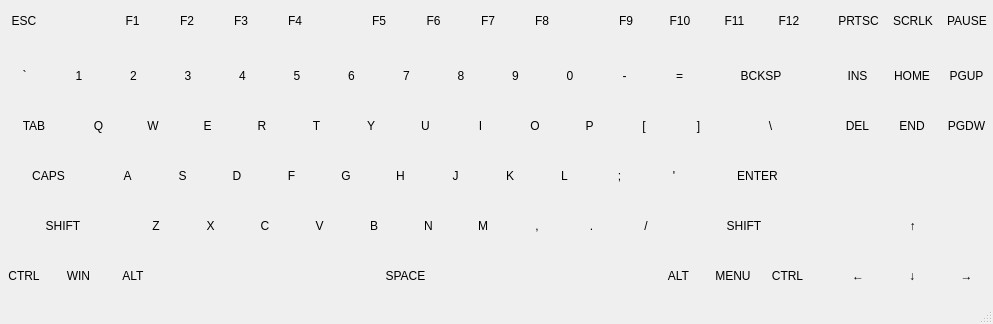
<?xml version="1.0" encoding="UTF-8"?>
<ui version="4.0">
 <class>MainWindow</class>
 <widget class="QMainWindow" name="MainWindow">
  <property name="geometry">
   <rect>
    <x>0</x>
    <y>0</y>
    <width>993</width>
    <height>324</height>
   </rect>
  </property>
  <property name="minimumSize">
   <size>
    <width>993</width>
    <height>324</height>
   </size>
  </property>
  <property name="maximumSize">
   <size>
    <width>993</width>
    <height>324</height>
   </size>
  </property>
  <property name="windowTitle">
   <string>Keyboard Tester</string>
  </property>
  <widget class="QWidget" name="centralwidget">
   <widget class="QWidget" name="horizontalLayoutWidget">
    <property name="geometry">
     <rect>
      <x>0</x>
      <y>0</y>
      <width>991</width>
      <height>41</height>
     </rect>
    </property>
    <layout class="QGridLayout" name="gridLayout" columnstretch="10,10,10,10,10,10,5,10,10,10,10,5,10,10,10,10,2,10,10,10">
     <item row="0" column="17">
      <widget class="QLabel" name="btnPRTSC">
       <property name="text">
        <string>PRTSC</string>
       </property>
       <property name="alignment">
        <set>Qt::AlignmentFlag::AlignCenter</set>
       </property>
      </widget>
     </item>
     <item row="0" column="1">
      <widget class="QLabel" name="spacer3">
       <property name="text">
        <string/>
       </property>
      </widget>
     </item>
     <item row="0" column="10">
      <widget class="QLabel" name="btnF8">
       <property name="text">
        <string>F8</string>
       </property>
       <property name="alignment">
        <set>Qt::AlignmentFlag::AlignCenter</set>
       </property>
      </widget>
     </item>
     <item row="0" column="15">
      <widget class="QLabel" name="btnF12">
       <property name="text">
        <string>F12</string>
       </property>
       <property name="alignment">
        <set>Qt::AlignmentFlag::AlignCenter</set>
       </property>
      </widget>
     </item>
     <item row="0" column="3">
      <widget class="QLabel" name="btnF2">
       <property name="text">
        <string>F2</string>
       </property>
       <property name="alignment">
        <set>Qt::AlignmentFlag::AlignCenter</set>
       </property>
      </widget>
     </item>
     <item row="0" column="8">
      <widget class="QLabel" name="btnF6">
       <property name="text">
        <string>F6</string>
       </property>
       <property name="alignment">
        <set>Qt::AlignmentFlag::AlignCenter</set>
       </property>
      </widget>
     </item>
     <item row="0" column="19">
      <widget class="QLabel" name="btnPAUSE">
       <property name="text">
        <string>PAUSE</string>
       </property>
       <property name="alignment">
        <set>Qt::AlignmentFlag::AlignCenter</set>
       </property>
      </widget>
     </item>
     <item row="0" column="6">
      <widget class="QLabel" name="spacer4">
       <property name="text">
        <string/>
       </property>
      </widget>
     </item>
     <item row="0" column="7">
      <widget class="QLabel" name="btnF5">
       <property name="text">
        <string>F5</string>
       </property>
       <property name="alignment">
        <set>Qt::AlignmentFlag::AlignCenter</set>
       </property>
      </widget>
     </item>
     <item row="0" column="5">
      <widget class="QLabel" name="btnF4">
       <property name="text">
        <string>F4</string>
       </property>
       <property name="alignment">
        <set>Qt::AlignmentFlag::AlignCenter</set>
       </property>
      </widget>
     </item>
     <item row="0" column="2">
      <widget class="QLabel" name="btnF1">
       <property name="text">
        <string>F1</string>
       </property>
       <property name="alignment">
        <set>Qt::AlignmentFlag::AlignCenter</set>
       </property>
      </widget>
     </item>
     <item row="0" column="9">
      <widget class="QLabel" name="btnF7">
       <property name="text">
        <string>F7</string>
       </property>
       <property name="alignment">
        <set>Qt::AlignmentFlag::AlignCenter</set>
       </property>
      </widget>
     </item>
     <item row="0" column="12">
      <widget class="QLabel" name="btnF9">
       <property name="text">
        <string>F9</string>
       </property>
       <property name="alignment">
        <set>Qt::AlignmentFlag::AlignCenter</set>
       </property>
      </widget>
     </item>
     <item row="0" column="4">
      <widget class="QLabel" name="btnF3">
       <property name="text">
        <string>F3</string>
       </property>
       <property name="alignment">
        <set>Qt::AlignmentFlag::AlignCenter</set>
       </property>
      </widget>
     </item>
     <item row="0" column="0">
      <widget class="QLabel" name="btnESC">
       <property name="text">
        <string>ESC</string>
       </property>
       <property name="alignment">
        <set>Qt::AlignmentFlag::AlignCenter</set>
       </property>
      </widget>
     </item>
     <item row="0" column="13">
      <widget class="QLabel" name="btnF10">
       <property name="text">
        <string>F10</string>
       </property>
       <property name="alignment">
        <set>Qt::AlignmentFlag::AlignCenter</set>
       </property>
      </widget>
     </item>
     <item row="0" column="18">
      <widget class="QLabel" name="btnSCRLK">
       <property name="text">
        <string>SCRLK</string>
       </property>
       <property name="alignment">
        <set>Qt::AlignmentFlag::AlignCenter</set>
       </property>
      </widget>
     </item>
     <item row="0" column="11">
      <widget class="QLabel" name="spacer1">
       <property name="text">
        <string/>
       </property>
      </widget>
     </item>
     <item row="0" column="14">
      <widget class="QLabel" name="btnF11">
       <property name="text">
        <string>F11</string>
       </property>
       <property name="alignment">
        <set>Qt::AlignmentFlag::AlignCenter</set>
       </property>
      </widget>
     </item>
     <item row="0" column="16">
      <widget class="QLabel" name="spacer2">
       <property name="text">
        <string/>
       </property>
      </widget>
     </item>
    </layout>
   </widget>
   <widget class="QWidget" name="horizontalLayoutWidget_2">
    <property name="geometry">
     <rect>
      <x>0</x>
      <y>50</y>
      <width>991</width>
      <height>51</height>
     </rect>
    </property>
    <layout class="QGridLayout" name="gridLayout_2" columnstretch="10,10,10,10,10,10,10,10,10,10,10,10,10,21,2,10,10,10">
     <item row="0" column="1">
      <widget class="QLabel" name="btn1">
       <property name="text">
        <string>1</string>
       </property>
       <property name="alignment">
        <set>Qt::AlignmentFlag::AlignCenter</set>
       </property>
      </widget>
     </item>
     <item row="0" column="3">
      <widget class="QLabel" name="btn3">
       <property name="text">
        <string>3</string>
       </property>
       <property name="alignment">
        <set>Qt::AlignmentFlag::AlignCenter</set>
       </property>
      </widget>
     </item>
     <item row="0" column="12">
      <widget class="QLabel" name="btnEQUAL">
       <property name="text">
        <string>=</string>
       </property>
       <property name="alignment">
        <set>Qt::AlignmentFlag::AlignCenter</set>
       </property>
      </widget>
     </item>
     <item row="0" column="2">
      <widget class="QLabel" name="btn2">
       <property name="text">
        <string>2</string>
       </property>
       <property name="alignment">
        <set>Qt::AlignmentFlag::AlignCenter</set>
       </property>
      </widget>
     </item>
     <item row="0" column="7">
      <widget class="QLabel" name="btn7">
       <property name="text">
        <string>7</string>
       </property>
       <property name="alignment">
        <set>Qt::AlignmentFlag::AlignCenter</set>
       </property>
      </widget>
     </item>
     <item row="0" column="13">
      <widget class="QLabel" name="btnBACKSP">
       <property name="text">
        <string>BCKSP</string>
       </property>
       <property name="alignment">
        <set>Qt::AlignmentFlag::AlignCenter</set>
       </property>
      </widget>
     </item>
     <item row="0" column="0">
      <widget class="QLabel" name="btnBACKQUOTE">
       <property name="text">
        <string>`</string>
       </property>
       <property name="alignment">
        <set>Qt::AlignmentFlag::AlignCenter</set>
       </property>
      </widget>
     </item>
     <item row="0" column="11">
      <widget class="QLabel" name="btnMIN">
       <property name="text">
        <string>-</string>
       </property>
       <property name="alignment">
        <set>Qt::AlignmentFlag::AlignCenter</set>
       </property>
      </widget>
     </item>
     <item row="0" column="9">
      <widget class="QLabel" name="btn9">
       <property name="text">
        <string>9</string>
       </property>
       <property name="alignment">
        <set>Qt::AlignmentFlag::AlignCenter</set>
       </property>
      </widget>
     </item>
     <item row="0" column="4">
      <widget class="QLabel" name="btn4">
       <property name="text">
        <string>4</string>
       </property>
       <property name="alignment">
        <set>Qt::AlignmentFlag::AlignCenter</set>
       </property>
      </widget>
     </item>
     <item row="0" column="16">
      <widget class="QLabel" name="btnHOME">
       <property name="text">
        <string>HOME</string>
       </property>
       <property name="alignment">
        <set>Qt::AlignmentFlag::AlignCenter</set>
       </property>
      </widget>
     </item>
     <item row="0" column="17">
      <widget class="QLabel" name="btnPGUP">
       <property name="text">
        <string>PGUP</string>
       </property>
       <property name="alignment">
        <set>Qt::AlignmentFlag::AlignCenter</set>
       </property>
      </widget>
     </item>
     <item row="0" column="15">
      <widget class="QLabel" name="btnINS">
       <property name="text">
        <string>INS</string>
       </property>
       <property name="alignment">
        <set>Qt::AlignmentFlag::AlignCenter</set>
       </property>
      </widget>
     </item>
     <item row="0" column="5">
      <widget class="QLabel" name="btn5">
       <property name="text">
        <string>5</string>
       </property>
       <property name="alignment">
        <set>Qt::AlignmentFlag::AlignCenter</set>
       </property>
      </widget>
     </item>
     <item row="0" column="6">
      <widget class="QLabel" name="btn6">
       <property name="text">
        <string>6</string>
       </property>
       <property name="alignment">
        <set>Qt::AlignmentFlag::AlignCenter</set>
       </property>
      </widget>
     </item>
     <item row="0" column="8">
      <widget class="QLabel" name="btn8">
       <property name="text">
        <string>8</string>
       </property>
       <property name="alignment">
        <set>Qt::AlignmentFlag::AlignCenter</set>
       </property>
      </widget>
     </item>
     <item row="0" column="10">
      <widget class="QLabel" name="btn0">
       <property name="text">
        <string>0</string>
       </property>
       <property name="alignment">
        <set>Qt::AlignmentFlag::AlignCenter</set>
       </property>
      </widget>
     </item>
     <item row="0" column="14">
      <widget class="QLabel" name="spacer1_2">
       <property name="text">
        <string/>
       </property>
      </widget>
     </item>
    </layout>
   </widget>
   <widget class="QWidget" name="horizontalLayoutWidget_3">
    <property name="geometry">
     <rect>
      <x>0</x>
      <y>100</y>
      <width>991</width>
      <height>51</height>
     </rect>
    </property>
    <layout class="QGridLayout" name="gridLayout_3" columnstretch="14,10,10,10,10,10,10,10,10,10,10,10,10,17,2,10,10,10">
     <item row="0" column="11">
      <widget class="QLabel" name="btnLEFTBRACKET">
       <property name="text">
        <string>[</string>
       </property>
       <property name="alignment">
        <set>Qt::AlignmentFlag::AlignCenter</set>
       </property>
      </widget>
     </item>
     <item row="0" column="3">
      <widget class="QLabel" name="btnE">
       <property name="text">
        <string>E</string>
       </property>
       <property name="alignment">
        <set>Qt::AlignmentFlag::AlignCenter</set>
       </property>
      </widget>
     </item>
     <item row="0" column="12">
      <widget class="QLabel" name="btnRIGHTBRACKET">
       <property name="text">
        <string>]</string>
       </property>
       <property name="alignment">
        <set>Qt::AlignmentFlag::AlignCenter</set>
       </property>
      </widget>
     </item>
     <item row="0" column="17">
      <widget class="QLabel" name="btnPGD">
       <property name="text">
        <string>PGDW</string>
       </property>
       <property name="alignment">
        <set>Qt::AlignmentFlag::AlignCenter</set>
       </property>
      </widget>
     </item>
     <item row="0" column="1">
      <widget class="QLabel" name="btnQ">
       <property name="enabled">
        <bool>true</bool>
       </property>
       <property name="text">
        <string>Q</string>
       </property>
       <property name="alignment">
        <set>Qt::AlignmentFlag::AlignCenter</set>
       </property>
      </widget>
     </item>
     <item row="0" column="8">
      <widget class="QLabel" name="btnI">
       <property name="text">
        <string>I</string>
       </property>
       <property name="alignment">
        <set>Qt::AlignmentFlag::AlignCenter</set>
       </property>
      </widget>
     </item>
     <item row="0" column="6">
      <widget class="QLabel" name="btnY">
       <property name="text">
        <string>Y</string>
       </property>
       <property name="alignment">
        <set>Qt::AlignmentFlag::AlignCenter</set>
       </property>
      </widget>
     </item>
     <item row="0" column="4">
      <widget class="QLabel" name="btnR">
       <property name="text">
        <string>R</string>
       </property>
       <property name="alignment">
        <set>Qt::AlignmentFlag::AlignCenter</set>
       </property>
      </widget>
     </item>
     <item row="0" column="10">
      <widget class="QLabel" name="btnP">
       <property name="text">
        <string>P</string>
       </property>
       <property name="alignment">
        <set>Qt::AlignmentFlag::AlignCenter</set>
       </property>
      </widget>
     </item>
     <item row="0" column="5">
      <widget class="QLabel" name="btnT">
       <property name="text">
        <string>T</string>
       </property>
       <property name="alignment">
        <set>Qt::AlignmentFlag::AlignCenter</set>
       </property>
      </widget>
     </item>
     <item row="0" column="15">
      <widget class="QLabel" name="btnDEL">
       <property name="text">
        <string>DEL</string>
       </property>
       <property name="alignment">
        <set>Qt::AlignmentFlag::AlignCenter</set>
       </property>
      </widget>
     </item>
     <item row="0" column="0">
      <widget class="QLabel" name="btnTAB">
       <property name="text">
        <string>TAB</string>
       </property>
       <property name="alignment">
        <set>Qt::AlignmentFlag::AlignCenter</set>
       </property>
      </widget>
     </item>
     <item row="0" column="16">
      <widget class="QLabel" name="btnEND">
       <property name="text">
        <string>END</string>
       </property>
       <property name="alignment">
        <set>Qt::AlignmentFlag::AlignCenter</set>
       </property>
      </widget>
     </item>
     <item row="0" column="2">
      <widget class="QLabel" name="btnW">
       <property name="text">
        <string>W</string>
       </property>
       <property name="alignment">
        <set>Qt::AlignmentFlag::AlignCenter</set>
       </property>
      </widget>
     </item>
     <item row="0" column="9">
      <widget class="QLabel" name="btnO">
       <property name="text">
        <string>O</string>
       </property>
       <property name="alignment">
        <set>Qt::AlignmentFlag::AlignCenter</set>
       </property>
      </widget>
     </item>
     <item row="0" column="13">
      <widget class="QLabel" name="btnBACKSLASH">
       <property name="text">
        <string>\</string>
       </property>
       <property name="alignment">
        <set>Qt::AlignmentFlag::AlignCenter</set>
       </property>
      </widget>
     </item>
     <item row="0" column="7">
      <widget class="QLabel" name="btnU">
       <property name="text">
        <string>U</string>
       </property>
       <property name="alignment">
        <set>Qt::AlignmentFlag::AlignCenter</set>
       </property>
      </widget>
     </item>
     <item row="0" column="14">
      <widget class="QLabel" name="spacer1_3">
       <property name="text">
        <string/>
       </property>
      </widget>
     </item>
    </layout>
   </widget>
   <widget class="QWidget" name="horizontalLayoutWidget_4">
    <property name="geometry">
     <rect>
      <x>0</x>
      <y>150</y>
      <width>991</width>
      <height>51</height>
     </rect>
    </property>
    <layout class="QGridLayout" name="gridLayout_4" columnstretch="20,10,10,10,10,10,10,10,10,10,10,10,22,2,10,10,10">
     <item row="0" column="8">
      <widget class="QLabel" name="btnK">
       <property name="text">
        <string>K</string>
       </property>
       <property name="alignment">
        <set>Qt::AlignmentFlag::AlignCenter</set>
       </property>
      </widget>
     </item>
     <item row="0" column="11">
      <widget class="QLabel" name="btnSINGLEQUOTE">
       <property name="text">
        <string>'</string>
       </property>
       <property name="alignment">
        <set>Qt::AlignmentFlag::AlignCenter</set>
       </property>
      </widget>
     </item>
     <item row="0" column="2">
      <widget class="QLabel" name="btnS">
       <property name="text">
        <string>S</string>
       </property>
       <property name="alignment">
        <set>Qt::AlignmentFlag::AlignCenter</set>
       </property>
      </widget>
     </item>
     <item row="0" column="14">
      <widget class="QLabel" name="spacer2_2">
       <property name="text">
        <string/>
       </property>
       <property name="alignment">
        <set>Qt::AlignmentFlag::AlignCenter</set>
       </property>
      </widget>
     </item>
     <item row="0" column="1">
      <widget class="QLabel" name="btnA">
       <property name="enabled">
        <bool>true</bool>
       </property>
       <property name="text">
        <string>A</string>
       </property>
       <property name="alignment">
        <set>Qt::AlignmentFlag::AlignCenter</set>
       </property>
      </widget>
     </item>
     <item row="0" column="10">
      <widget class="QLabel" name="btnSEMICOLON">
       <property name="text">
        <string>;</string>
       </property>
       <property name="alignment">
        <set>Qt::AlignmentFlag::AlignCenter</set>
       </property>
      </widget>
     </item>
     <item row="0" column="5">
      <widget class="QLabel" name="btnG">
       <property name="text">
        <string>G</string>
       </property>
       <property name="alignment">
        <set>Qt::AlignmentFlag::AlignCenter</set>
       </property>
      </widget>
     </item>
     <item row="0" column="9">
      <widget class="QLabel" name="btnL">
       <property name="text">
        <string>L</string>
       </property>
       <property name="alignment">
        <set>Qt::AlignmentFlag::AlignCenter</set>
       </property>
      </widget>
     </item>
     <item row="0" column="4">
      <widget class="QLabel" name="btnF">
       <property name="text">
        <string>F</string>
       </property>
       <property name="alignment">
        <set>Qt::AlignmentFlag::AlignCenter</set>
       </property>
      </widget>
     </item>
     <item row="0" column="3">
      <widget class="QLabel" name="btnD">
       <property name="text">
        <string>D</string>
       </property>
       <property name="alignment">
        <set>Qt::AlignmentFlag::AlignCenter</set>
       </property>
      </widget>
     </item>
     <item row="0" column="15">
      <widget class="QLabel" name="spacer3_2">
       <property name="text">
        <string/>
       </property>
       <property name="alignment">
        <set>Qt::AlignmentFlag::AlignCenter</set>
       </property>
      </widget>
     </item>
     <item row="0" column="16">
      <widget class="QLabel" name="spacer4_2">
       <property name="text">
        <string/>
       </property>
      </widget>
     </item>
     <item row="0" column="6">
      <widget class="QLabel" name="btnH">
       <property name="text">
        <string>H</string>
       </property>
       <property name="alignment">
        <set>Qt::AlignmentFlag::AlignCenter</set>
       </property>
      </widget>
     </item>
     <item row="0" column="7">
      <widget class="QLabel" name="btnJ">
       <property name="text">
        <string>J</string>
       </property>
       <property name="alignment">
        <set>Qt::AlignmentFlag::AlignCenter</set>
       </property>
      </widget>
     </item>
     <item row="0" column="12">
      <widget class="QLabel" name="btnENTER">
       <property name="text">
        <string>ENTER</string>
       </property>
       <property name="alignment">
        <set>Qt::AlignmentFlag::AlignCenter</set>
       </property>
      </widget>
     </item>
     <item row="0" column="0">
      <widget class="QLabel" name="btnCAPS">
       <property name="text">
        <string>CAPS</string>
       </property>
       <property name="alignment">
        <set>Qt::AlignmentFlag::AlignCenter</set>
       </property>
      </widget>
     </item>
     <item row="0" column="13">
      <widget class="QLabel" name="spacer1_4">
       <property name="text">
        <string/>
       </property>
      </widget>
     </item>
    </layout>
   </widget>
   <widget class="QWidget" name="horizontalLayoutWidget_5">
    <property name="geometry">
     <rect>
      <x>0</x>
      <y>200</y>
      <width>991</width>
      <height>51</height>
     </rect>
    </property>
    <layout class="QGridLayout" name="gridLayout_5" columnstretch="26,10,10,10,10,10,10,10,10,10,10,28,2,10,10,10">
     <item row="0" column="6">
      <widget class="QLabel" name="btnN">
       <property name="text">
        <string>N</string>
       </property>
       <property name="alignment">
        <set>Qt::AlignmentFlag::AlignCenter</set>
       </property>
      </widget>
     </item>
     <item row="0" column="13">
      <widget class="QLabel" name="spacer2_4">
       <property name="text">
        <string/>
       </property>
       <property name="alignment">
        <set>Qt::AlignmentFlag::AlignCenter</set>
       </property>
      </widget>
     </item>
     <item row="0" column="14">
      <widget class="QLabel" name="btnUP">
       <property name="text">
        <string>↑</string>
       </property>
       <property name="alignment">
        <set>Qt::AlignmentFlag::AlignCenter</set>
       </property>
      </widget>
     </item>
     <item row="0" column="4">
      <widget class="QLabel" name="btnV">
       <property name="text">
        <string>V</string>
       </property>
       <property name="alignment">
        <set>Qt::AlignmentFlag::AlignCenter</set>
       </property>
      </widget>
     </item>
     <item row="0" column="8">
      <widget class="QLabel" name="btnCOMMA">
       <property name="text">
        <string>,</string>
       </property>
       <property name="alignment">
        <set>Qt::AlignmentFlag::AlignCenter</set>
       </property>
      </widget>
     </item>
     <item row="0" column="15">
      <widget class="QLabel" name="spacer1_5">
       <property name="text">
        <string/>
       </property>
      </widget>
     </item>
     <item row="0" column="0">
      <widget class="QLabel" name="btnLSHIFT">
       <property name="text">
        <string>SHIFT</string>
       </property>
       <property name="alignment">
        <set>Qt::AlignmentFlag::AlignCenter</set>
       </property>
      </widget>
     </item>
     <item row="0" column="9">
      <widget class="QLabel" name="btnPERIOD">
       <property name="text">
        <string>.</string>
       </property>
       <property name="alignment">
        <set>Qt::AlignmentFlag::AlignCenter</set>
       </property>
      </widget>
     </item>
     <item row="0" column="2">
      <widget class="QLabel" name="btnX">
       <property name="text">
        <string>X</string>
       </property>
       <property name="alignment">
        <set>Qt::AlignmentFlag::AlignCenter</set>
       </property>
      </widget>
     </item>
     <item row="0" column="11">
      <widget class="QLabel" name="btnRSHIFT">
       <property name="text">
        <string>SHIFT</string>
       </property>
       <property name="alignment">
        <set>Qt::AlignmentFlag::AlignCenter</set>
       </property>
      </widget>
     </item>
     <item row="0" column="10">
      <widget class="QLabel" name="btnFORWARDSLASH">
       <property name="text">
        <string>/</string>
       </property>
       <property name="alignment">
        <set>Qt::AlignmentFlag::AlignCenter</set>
       </property>
      </widget>
     </item>
     <item row="0" column="3">
      <widget class="QLabel" name="btnC">
       <property name="text">
        <string>C</string>
       </property>
       <property name="alignment">
        <set>Qt::AlignmentFlag::AlignCenter</set>
       </property>
      </widget>
     </item>
     <item row="0" column="1">
      <widget class="QLabel" name="btnZ">
       <property name="enabled">
        <bool>true</bool>
       </property>
       <property name="text">
        <string>Z</string>
       </property>
       <property name="alignment">
        <set>Qt::AlignmentFlag::AlignCenter</set>
       </property>
      </widget>
     </item>
     <item row="0" column="5">
      <widget class="QLabel" name="btnB">
       <property name="text">
        <string>B</string>
       </property>
       <property name="alignment">
        <set>Qt::AlignmentFlag::AlignCenter</set>
       </property>
      </widget>
     </item>
     <item row="0" column="7">
      <widget class="QLabel" name="btnM">
       <property name="text">
        <string>M</string>
       </property>
       <property name="alignment">
        <set>Qt::AlignmentFlag::AlignCenter</set>
       </property>
      </widget>
     </item>
     <item row="0" column="12">
      <widget class="QLabel" name="spacer2_3">
       <property name="text">
        <string/>
       </property>
      </widget>
     </item>
    </layout>
   </widget>
   <widget class="QWidget" name="horizontalLayoutWidget_6">
    <property name="geometry">
     <rect>
      <x>0</x>
      <y>250</y>
      <width>991</width>
      <height>51</height>
     </rect>
    </property>
    <layout class="QGridLayout" name="gridLayout_6" columnstretch="10,10,10,100,10,10,10,2,10,10,10">
     <item row="0" column="9">
      <widget class="QLabel" name="btnDOWN">
       <property name="text">
        <string>↓</string>
       </property>
       <property name="alignment">
        <set>Qt::AlignmentFlag::AlignCenter</set>
       </property>
      </widget>
     </item>
     <item row="0" column="6">
      <widget class="QLabel" name="btnRCTRL">
       <property name="text">
        <string>CTRL</string>
       </property>
       <property name="alignment">
        <set>Qt::AlignmentFlag::AlignCenter</set>
       </property>
      </widget>
     </item>
     <item row="0" column="10">
      <widget class="QLabel" name="btnRIGHT">
       <property name="text">
        <string>→</string>
       </property>
       <property name="alignment">
        <set>Qt::AlignmentFlag::AlignCenter</set>
       </property>
      </widget>
     </item>
     <item row="0" column="3">
      <widget class="QLabel" name="btnSPACE">
       <property name="text">
        <string>SPACE</string>
       </property>
       <property name="alignment">
        <set>Qt::AlignmentFlag::AlignCenter</set>
       </property>
      </widget>
     </item>
     <item row="0" column="2">
      <widget class="QLabel" name="btnLALT">
       <property name="text">
        <string>ALT</string>
       </property>
       <property name="alignment">
        <set>Qt::AlignmentFlag::AlignCenter</set>
       </property>
      </widget>
     </item>
     <item row="0" column="5">
      <widget class="QLabel" name="btnMENU">
       <property name="text">
        <string>MENU</string>
       </property>
       <property name="alignment">
        <set>Qt::AlignmentFlag::AlignCenter</set>
       </property>
      </widget>
     </item>
     <item row="0" column="8">
      <widget class="QLabel" name="btnLEFT">
       <property name="text">
        <string>←</string>
       </property>
       <property name="alignment">
        <set>Qt::AlignmentFlag::AlignCenter</set>
       </property>
      </widget>
     </item>
     <item row="0" column="4">
      <widget class="QLabel" name="btnRALT">
       <property name="text">
        <string>ALT</string>
       </property>
       <property name="alignment">
        <set>Qt::AlignmentFlag::AlignCenter</set>
       </property>
      </widget>
     </item>
     <item row="0" column="0">
      <widget class="QLabel" name="btnLCTRL">
       <property name="text">
        <string>CTRL</string>
       </property>
       <property name="alignment">
        <set>Qt::AlignmentFlag::AlignCenter</set>
       </property>
      </widget>
     </item>
     <item row="0" column="1">
      <widget class="QLabel" name="btnWIN">
       <property name="enabled">
        <bool>true</bool>
       </property>
       <property name="text">
        <string>WIN</string>
       </property>
       <property name="alignment">
        <set>Qt::AlignmentFlag::AlignCenter</set>
       </property>
      </widget>
     </item>
     <item row="0" column="7">
      <widget class="QLabel" name="spacer1_6">
       <property name="text">
        <string/>
       </property>
      </widget>
     </item>
    </layout>
   </widget>
  </widget>
  <widget class="QStatusBar" name="statusbar"/>
 </widget>
 <resources/>
 <connections/>
</ui>
